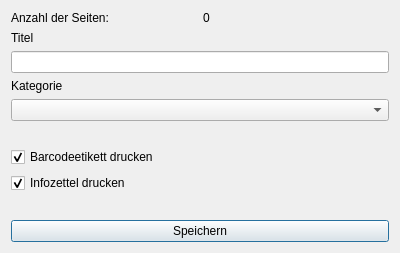
<?xml version="1.0" encoding="UTF-8"?>
<ui version="4.0">
 <class>Dialog</class>
 <widget class="QDialog" name="Dialog">
  <property name="geometry">
   <rect>
    <x>0</x>
    <y>0</y>
    <width>400</width>
    <height>253</height>
   </rect>
  </property>
  <property name="windowTitle">
   <string>Dialog</string>
  </property>
  <layout class="QVBoxLayout" name="verticalLayout">
   <item>
    <layout class="QHBoxLayout" name="horizontalLayout">
     <item>
      <widget class="QLabel" name="label">
       <property name="text">
        <string>Anzahl der Seiten:</string>
       </property>
      </widget>
     </item>
     <item>
      <widget class="QLabel" name="pages_count">
       <property name="lineWidth">
        <number>10</number>
       </property>
       <property name="text">
        <string>0</string>
       </property>
      </widget>
     </item>
    </layout>
   </item>
   <item>
    <widget class="QLabel" name="label_2">
     <property name="text">
      <string>Titel</string>
     </property>
    </widget>
   </item>
   <item>
    <widget class="QLineEdit" name="title"/>
   </item>
   <item>
    <widget class="QLabel" name="label_3">
     <property name="text">
      <string>Kategorie</string>
     </property>
    </widget>
   </item>
   <item>
    <widget class="QComboBox" name="category"/>
   </item>
   <item>
    <spacer name="verticalSpacer_2">
     <property name="orientation">
      <enum>Qt::Vertical</enum>
     </property>
     <property name="sizeHint" stdset="0">
      <size>
       <width>20</width>
       <height>40</height>
      </size>
     </property>
    </spacer>
   </item>
   <item>
    <widget class="QCheckBox" name="print_label">
     <property name="text">
      <string>Barcodeetikett drucken</string>
     </property>
     <property name="checked">
      <bool>true</bool>
     </property>
    </widget>
   </item>
   <item>
    <widget class="QCheckBox" name="print_info">
     <property name="text">
      <string>Infozettel drucken</string>
     </property>
     <property name="checked">
      <bool>true</bool>
     </property>
    </widget>
   </item>
   <item>
    <spacer name="verticalSpacer">
     <property name="orientation">
      <enum>Qt::Vertical</enum>
     </property>
     <property name="sizeHint" stdset="0">
      <size>
       <width>20</width>
       <height>40</height>
      </size>
     </property>
    </spacer>
   </item>
   <item>
    <layout class="QHBoxLayout" name="horizontalLayout_2">
     <item>
      <widget class="QPushButton" name="save_button">
       <property name="text">
        <string>Speichern</string>
       </property>
      </widget>
     </item>
    </layout>
   </item>
  </layout>
 </widget>
 <resources/>
 <connections/>
</ui>
